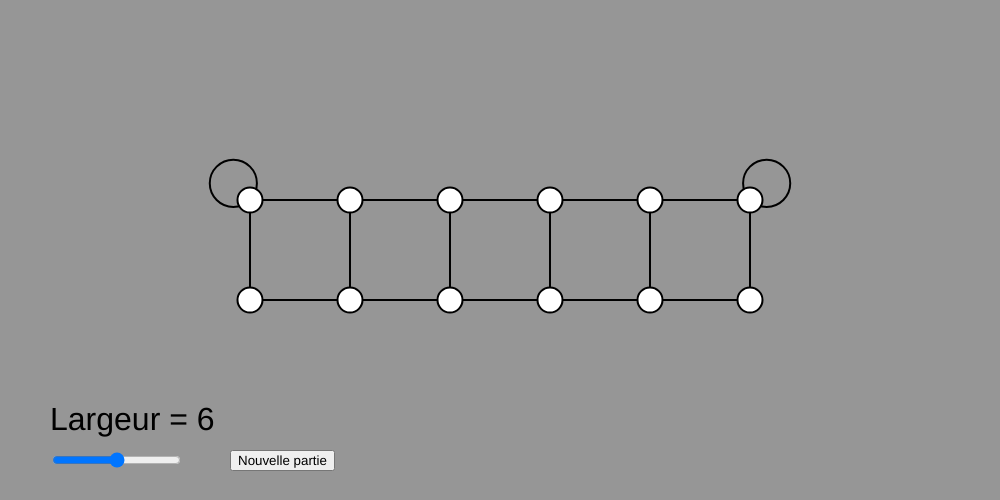
Frame 1 (no input)
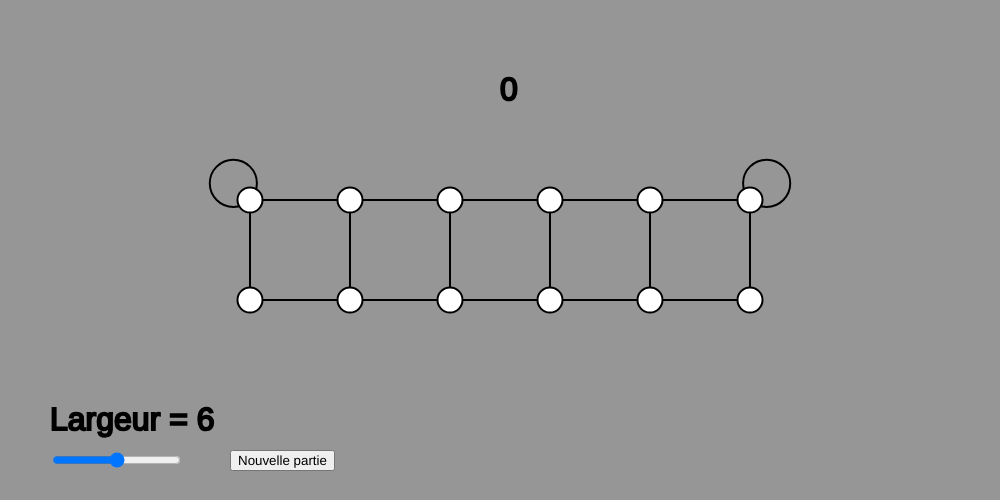
Frame 60 (no input)
Frame 120 (the mouse pressed at the canvas centre since frame 60): identical to frame 60, image omitted

The p5.js sketch that drew these frames (run headless with seeded random() and noise() and a simulated clock; from frame 60 on, the mouse is pressed at the canvas centre):

// p5.js sketch
// ── sketch.js
let N=7;
let size=100;
let newGameButton;
let infoTextArea;
let sliderN;

let posCop;
let posRobber;
let lastClick;

let gameState;
let turn;

function setup() {
	createCanvas(1000,500);
	textSize(32);
	
	infoTextArea = createElement('div');
	infoTextArea.position(10,height+50);
	
	sliderN = createSlider(2,10,6);
	sliderN.position(50,height-50);
	
	newGameButton = createButton("Nouvelle partie");
	newGameButton.mousePressed(newGame);
	newGameButton.position(230,height-50);
	
	posCop = createVector(-1,-1);
	posRobber = createVector(-1,-1);
	lastClick = createVector(-1,-1);
	
	gameState = "newGame";
}

function draw() {
	background(150);
	fill(0);
	text("Largeur = "+sliderN.value(), 50, height-70);
	text(turn,width/2,100);
	window[gameState]();
	drawGraph();
	if(gameState == "victory") {
		drawVictory();
	} else {
		drawCop();
		drawRobber();
	}
}

function drawGraph() {
	translate((width-(N-1)*size)/2,200);
	stroke(0);
	strokeWeight(2);
	// Draw edges
	for(let i=0; i<N; i++)
	{
		line(size*i,0,size*i,size);
	}
	line(0,0,(N-1)*size,0);
	line(0,size,(N-1)*size,size);
	
	// Draw loops
	noFill();
	let offset=size/6;
	let diameter=2*offset*sqrt(2);
	ellipse(-offset,-offset,diameter,diameter);
	ellipse((N-1)*size+offset,-offset,diameter,diameter);
	
	// Draw vertices
	fill(255);
	for(let i=0; i<N; i++) {
		ellipse(size*i,0,size/4,size/4);
		ellipse(size*i,size,size/4,size/4);
	}
}

function drawCop() {
	if(posCop.x >= 0) {
		fill(0,0,255);
		ellipse(posCop.x*size, posCop.y*size, size/6, size/6);
	}
}

function drawRobber() {
	if(posRobber.x >= 0) {
		fill(255,0,0);
		ellipse(posRobber.x*size, posRobber.y*size, size/6, size/6);
	}
}

function drawVictory() {
	if(posRobber.x >= 0) {
		fill(255,0,255);
		ellipse(posRobber.x*size, posRobber.y*size, size/3, size/3);
	}
}

function positionFromXY(x,y) {
	i = Math.floor(y/size+0.5);
	j = Math.floor(x/size+0.5);
	if(i>=0 && i<2 && j>=0 && j<N) {
		let dist2 = (x-size*j)**2 + (y-size*i)**2;
		if(dist2 <= (size/8)**2) {
			return [i,j];
		}
	}
	return [];
}

function mousePressed() {
	let x = mouseX - (width-(N-1)*size)/2;
	let y = mouseY - 200;
	pos = positionFromXY(x,y);
	if(pos.length > 0) {
		lastClick.y = pos[0];
		lastClick.x = pos[1];
	}
}

function newGame() {
	N = sliderN.value();
	lastClick.x = -1;
	lastClick.y = -1;
	posCop.x = -1;
	posCop.y = -1;
	posRobber.x = -1;
	posRobber.y = -1;
	turn = 0;
	gameState = "chooseCopPosition";
}

function chooseCopPosition() {
	infoTextArea.elt.innerHTML = "Choisissez votre position";
	if(lastClick.x >= 0) {
		posCop.x = lastClick.x;
		posCop.y = lastClick.y;
		
		gameState = "chooseRobberPosition";
		lastClick.x = -1;
		lastClick.y = -1;
	}
}

function chooseRobberPosition() {
	infoTextArea.elt.innerHTML = "Le voleur choisit sa position...";
	
	if(N%2 == 1) {
		if(posCop.x == 0 && posCop.y == 0) {
			posRobber.set([N-1,0]);
		} else if(posCop.x == N-1 && posCop.y == 0) {
			posRobber.set([0,0]);
		} else if(posCop.x>N/2) {
			posRobber.set([N-posCop.x,1-posCop.y]);
		} else {
			posRobber.set([N-2-posCop.x,1-posCop.y]);
		}
	} else {
		posRobber.x = N-1-posCop.x;
		posRobber.y = 1-posCop.y;
	}

	gameState = "copMove";
	lastClick.x = -1;
	lastClick.y = -1;
}

function possibleMove(x1,y1,x2,y2) {
	if( (x1-x2)**2 + (y1-y2)**2 == 1) {
		return true;
	}
	if(x1 == 0 && y1 == 0 && x2 == 0 && y2 == 0) {
		return true;
	}
	if(x1 == N-1 && y1 == 0 && x2 == N-1 && y2 == 0) {
		return true;
	}
	return false;
}

function copMove() {
	infoTextArea.elt.innerHTML = "À <strong>vous</strong> de jouer. Cliquez sur la case où vous souhaitez vous déplacer.";
	if(lastClick.x >= 0) {
		if(possibleMove(posCop.x,posCop.y,lastClick.x,lastClick.y)) {
			posCop.x = lastClick.x;
			posCop.y = lastClick.y;
			turn++;
			
			if(posCop.x == posRobber.x && posCop.y == posRobber.y) {
				gameState = "victory";
				return;
			}
			
			gameState = "robberMove";
		}
		lastClick.x = -1;
		lastClick.y = -1;
	}
}

function robberMove() {
	infoTextArea.elt.innerHTML = "Au tour du <strong>voleur</strong>...";
	
	if((posCop.x+posCop.y+posRobber.x+posRobber.y)%2==0) {
		if(posRobber.y == 0 && (posRobber.x == 0 || posRobber.x == N-1)) {
			// Prendre la boucle
		} else {
			if(posRobber.x < posCop.x) {
				if(posRobber.x > 0) {
					posRobber.x--;
				} else {
					posRobber.y = 1-posRobber.y;
				}
			} else {
				if(posRobber.x < N-1) {
					posRobber.x++;
				} else {
					posRobber.y = 1-posRobber.y;
				}
			}
		}
	} else {
		if(posCop.y == 1 && posRobber.y == 1)
		{
			posRobber.y = 0;
		} else if(posCop.y==0 && posRobber.y==0 && (posCop.x == posRobber.x+1 || posCop.x == posRobber.x-1)) {
			posRobber.y = 1;
		} else {
			if(posRobber.x > N-1-posCop.x) {
				if(posRobber.x == 0) {
					posRobber.y = 1-posRobber.y;
				} else {
					posRobber.x--;
				}
			} else {
				if(posRobber.x == N-1) {
					posRobber.y = 1-posRobber.y;
				} else {
					posRobber.x++;
				}
			}
		}
	}
	
	if(posCop.x == posRobber.x && posCop.y == posRobber.y) {
		gameState = "victory";
	} else {
		gameState = "copMove";
	}
}

function victory() {
	let plural = "";
	if(turn > 1) {
		plural += "s";
	}
	infoTextArea.elt.innerHTML = "<h2>Bravo, vous avez attrapé le voleur en <strong>"+turn+"</strong> tour"+plural+" !</h2>";
}
